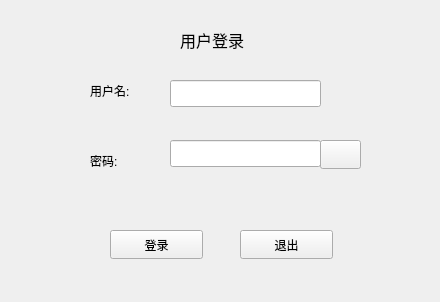
<?xml version="1.0" encoding="UTF-8"?>
<ui version="4.0">
 <class>Login</class>
 <widget class="QWidget" name="Login">
  <property name="geometry">
   <rect>
    <x>0</x>
    <y>0</y>
    <width>440</width>
    <height>302</height>
   </rect>
  </property>
  <property name="windowTitle">
   <string>Form</string>
  </property>
  <widget class="QLabel" name="label_name">
   <property name="geometry">
    <rect>
     <x>90</x>
     <y>70</y>
     <width>101</width>
     <height>41</height>
    </rect>
   </property>
   <property name="text">
    <string>用户名:</string>
   </property>
  </widget>
  <widget class="QLabel" name="label_password">
   <property name="geometry">
    <rect>
     <x>90</x>
     <y>140</y>
     <width>101</width>
     <height>41</height>
    </rect>
   </property>
   <property name="text">
    <string>密码:</string>
   </property>
  </widget>
  <widget class="QLineEdit" name="lineEdit_name">
   <property name="geometry">
    <rect>
     <x>170</x>
     <y>80</y>
     <width>151</width>
     <height>27</height>
    </rect>
   </property>
  </widget>
  <widget class="QLineEdit" name="lineEdit_password">
   <property name="geometry">
    <rect>
     <x>170</x>
     <y>140</y>
     <width>151</width>
     <height>27</height>
    </rect>
   </property>
  </widget>
  <widget class="QLabel" name="label">
   <property name="geometry">
    <rect>
     <x>180</x>
     <y>30</y>
     <width>131</width>
     <height>20</height>
    </rect>
   </property>
   <property name="font">
    <font>
     <pointsize>12</pointsize>
    </font>
   </property>
   <property name="text">
    <string>用户登录</string>
   </property>
  </widget>
  <widget class="QPushButton" name="pbtn_login">
   <property name="geometry">
    <rect>
     <x>110</x>
     <y>230</y>
     <width>93</width>
     <height>29</height>
    </rect>
   </property>
   <property name="text">
    <string>登录</string>
   </property>
  </widget>
  <widget class="QPushButton" name="pbtn_logout">
   <property name="geometry">
    <rect>
     <x>240</x>
     <y>230</y>
     <width>93</width>
     <height>29</height>
    </rect>
   </property>
   <property name="text">
    <string>退出</string>
   </property>
  </widget>
  <widget class="QLabel" name="label_error">
   <property name="geometry">
    <rect>
     <x>90</x>
     <y>190</y>
     <width>241</width>
     <height>20</height>
    </rect>
   </property>
   <property name="text">
    <string/>
   </property>
  </widget>
  <widget class="QPushButton" name="pbtn_show">
   <property name="geometry">
    <rect>
     <x>320</x>
     <y>140</y>
     <width>41</width>
     <height>29</height>
    </rect>
   </property>
   <property name="text">
    <string/>
   </property>
  </widget>
 </widget>
 <resources/>
 <connections/>
</ui>
